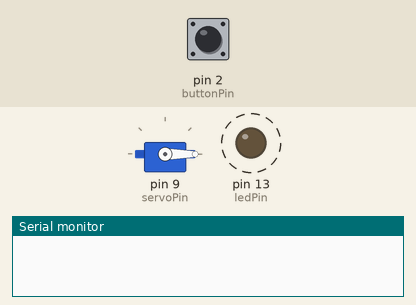
Simulated run of this sketch. Board: Arduino Uno, built with avr-gcc and run on an emulated ATmega328P. Parts: servo, output pins drawn as LEDs (lit = HIGH), the last lines printed to the serial monitor. Dashed ring = blinking. The inputs (shaded band) are chosen by the test bench; at power-on: pin 2 (buttonPin) LOW.

Above: at 1.2 s.
1.3 s: pin 2 (buttonPin) pulled HIGH for 1 s
At 1.97 s:
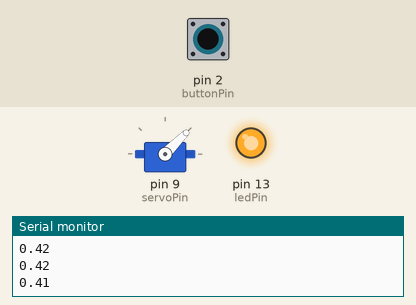
4.3 s: pin 2 (buttonPin) pulled HIGH for 3.2 s
At 4.67 s:
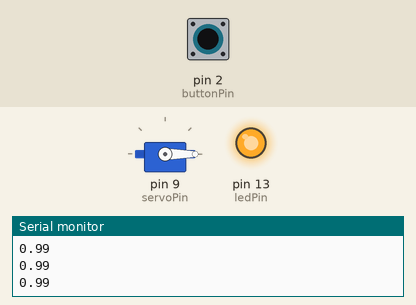
Timing chart, 0 to 14.0 s (numbered marks = the images above; inputs shaded):
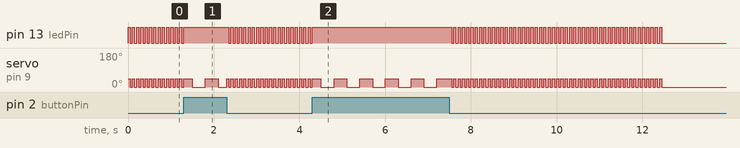

Measured:
- by itself, pin 13 (ledPin): repeats every 0.10 s: LOW 0.05 s, HIGH 0.05 s, until it stays LOW from 12.5 s

The sketch:

prototipo_00.ino
```cpp
#include <Servo.h>
Servo servo;

// ESTADOS
const int REPOSO = 0;
const int DANZA = 1;
const int HISTERIA = 2;

// PINES
const int buttonPin = 2;
const int ledPin =  13;
const int servoPin = 9;

// CONSTANTES RITMO
const long histeriaDuration = 5000;
const long onFrequency = 100;
const int onDuration = 50;
const int factorTranquilidad = 6;

// variables will change:
int estado = 0;
int buttonState = 0;
long millisOfHisteria = histeriaDuration;

void setup() {
  Serial.begin(9600);
  // output:
  pinMode(ledPin, OUTPUT);
  // input:
  pinMode(buttonPin, INPUT);

  servo.attach(servoPin);
}

void loop() {
  buttonState = digitalRead(buttonPin);

  // EVENTOS
  if (buttonState == HIGH) {
    estado = DANZA;
  } else {
    if (millis() < millisOfHisteria) {
      estado = HISTERIA;
    } else {
      estado = REPOSO;
    }
  }

  // ESTADOS
  switch (estado) {
    case REPOSO:
      digitalWrite(ledPin, LOW);
      servo.write(0);
      break;
    case DANZA:
      millisOfHisteria = millis() + histeriaDuration;
      digitalWrite(ledPin, HIGH);

      if (millis() % (onFrequency * factorTranquilidad) < onDuration * factorTranquilidad) {
        servo.write(45);
      } else {
        servo.write(0);
      }
      f(millis() * .1);
      break;
    case HISTERIA:
      if (millis() % onFrequency < onDuration) {
        digitalWrite(ledPin, HIGH);
        servo.write(45);
      } else {
        digitalWrite(ledPin, LOW);
        servo.write(0);
      }
      break;
    default: break;
  }
}

float f( float x ) {
  x = radians(x);
  float y;

  y = sin(x) * .5 + .5;

  Serial.println(y);
  return y;
}
```
